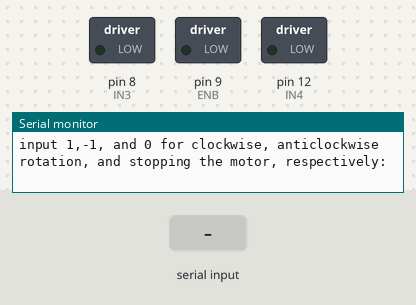
Recording of a sketch running on a simulated Arduino Uno, built with avr-gcc and run on an emulated ATmega328P. Shown: switched loads named in the sketch (green lamp = pin HIGH), the last lines printed to the serial monitor. The inputs (shaded band) are chosen by the test bench.

Above: at 1.2 s.
1.3 s: "90,45\n" received over Serial
At 2.0 s:
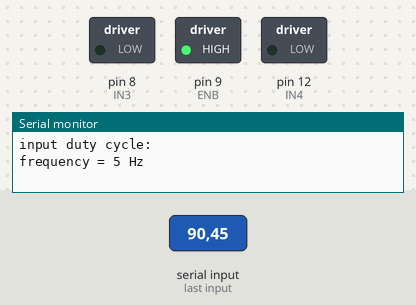
Timing chart, 0 to 11.8 s (numbered marks = the images above; inputs shaded):
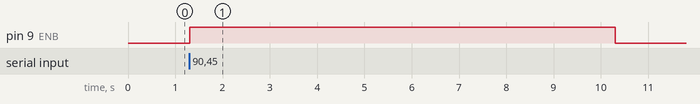

Measured:
- after the input at 1.3 s, pin 9 (ENB): LOW → HIGH at once, → LOW 9.0 s later

The sketch:

manualpwminput.ino
```cpp
// defining pinout constant values
#define C1 2
#define C2 3
#define IN3 8
#define IN4 12
#define ENB 9

// period of manually generated PWM in milliseconds
#define N 200

void setup() {
  // setting L298 pins to OUTPUT mode
  pinMode(IN3, OUTPUT);
  pinMode(IN4, OUTPUT);
  pinMode(ENB, OUTPUT);

  // setting encoder pins to INPUT mode
  pinMode(C1, INPUT);
  pinMode(C2, INPUT);

  // starting serial communication at 57600 bauds
  Serial.begin(57600);
}

void loop() {
  // seeking direction input from user through ArduinoIDE serial monitor
  Serial.println("input 1,-1, and 0 for clockwise, anticlockwise rotation, and stopping the motor, respectively:");
  while (Serial.available() == 0) {}
  int direction = Serial.parseInt();

  // seeking PWM input from user through ArduinoIDE serial monitor
  Serial.println("input duty cycle:");
  while (Serial.available() == 0) {}
  float dutycycle = Serial.parseFloat();

  // switch case to set motor direction to user input
  switch(direction) {
    case -1:
      Serial.println("clockwise");
      digitalWrite(IN3,HIGH);
      digitalWrite(IN4,LOW);
      break;
    case +1:
      Serial.println("anti-clockwise");
      digitalWrite(IN3,LOW);
      digitalWrite(IN4,HIGH);
      break;
    case 0:
      Serial.println("stop");
      digitalWrite(IN3,LOW);
      digitalWrite(IN4,LOW);
      break;
    default: // stop
      digitalWrite(IN3,LOW);
      digitalWrite(IN4,LOW);
      break;
  }

  // assume duty cycle input upto 2 decimal places
  // generating PWM manually of frequency 1000/N
  Serial.println("frequency = " + String(1000/N) + " Hz");
  for (int i=1; i <= 1000/N; i++){
    digitalWrite(ENB, HIGH);
    delay(N*dutycycle);
    digitalWrite(ENB, LOW);
    delay(N*(1-dutycycle));
  }
}
```
